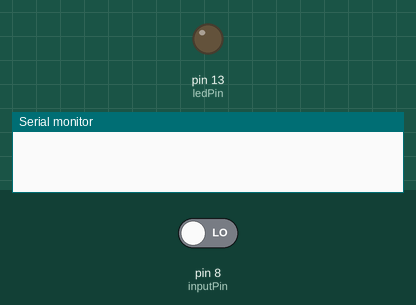
Recording of a sketch running on a simulated Arduino Uno, built with avr-gcc and run on an emulated ATmega328P. On the bench: output pins drawn as LEDs (lit = HIGH), the last lines printed to the serial monitor. Inputs (shaded band) come from the test bench; at power-on: pin 8 (inputPin) LOW.

Above: at 1.2 s.
1.3 s: pin 8 (inputPin) driven HIGH
At 2.5 s:
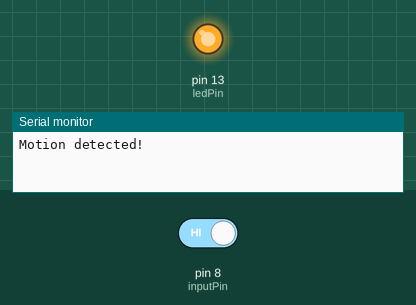
Timing chart, 0 to 4.3 s (numbered marks = the images above; inputs shaded):
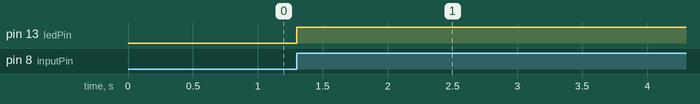

Measured:
- after the input at 1.3 s, pin 13 (ledPin): LOW → HIGH at once

The sketch:

sketch_ECE198.ino
```cpp
//Code authored by:


int ledPin = 13;                // choose the pin for the LED
int inputPin = 8;               // choose the input pin (for PIR sensor)
int pirState = LOW;             // we start, assuming no motion detected
int val = 0;                    // variable for reading the pin status

void setup() {
  pinMode(ledPin, OUTPUT);      // declare LED as output
  pinMode(inputPin, INPUT);     // declare sensor as input

  Serial.begin(9600);
}

void loop(){
  if (pirState == HIGH){
  val = HIGH;
  delay(10000); //Set the timeout time
  val = HIGH;
  }

  val = digitalRead(inputPin);  // read input value

  if (val == HIGH)	// check if the input is HIGH
  {
    digitalWrite(ledPin, HIGH);  // turn LED ON

    if (pirState == LOW)
	{
      Serial.println("Motion detected!");	// print on output change
      pirState = HIGH;
    }
  }
  else
  {
    digitalWrite(ledPin, LOW); // turn LED OFF

    if (pirState == HIGH)
	{
      Serial.println("Motion ended!");	// print on output change
      pirState = LOW;
    }
  }
}


/* Old not functioning code
bool Human_detected = 0;
int IR_State = LOW;

void setup() {
  // put your setup code here, to run once:

 //IR Sensor (on pin D2) is an input
 pinMode(D2, INPUT);
 //pinMode(D13, OUTPUT);     //LED Test
 Serial.begin(9600);

}

void loop() {
  // put your main code here, to run repeatedly:
 Human_detected = digitalRead(D2);

  if (Human_detected){
    Serial.println("Human Detected");
    //digitalWrite(D13, LOW);

  } else {
    Serial.println("Human Not Detected");
    //digitalWrite(D13, LOW);
  }


}
*/
```
